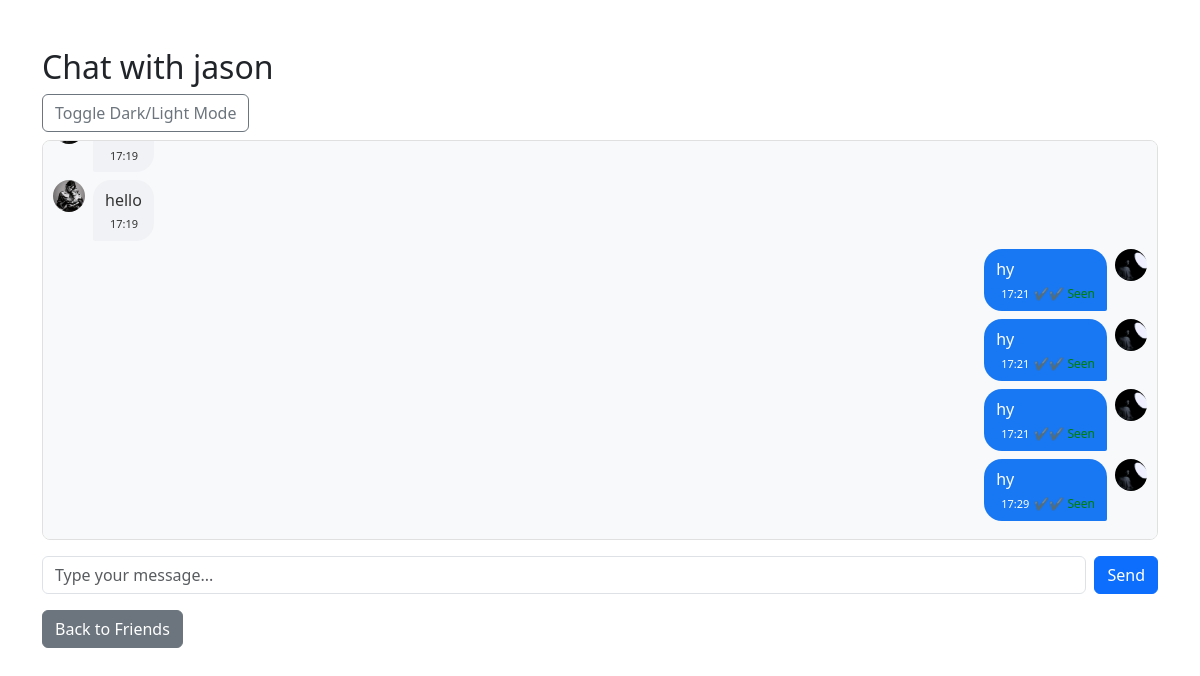
/chat/2 (signed in), run on the app's committed database.
### app.py (models this page shows)
class User(UserMixin, db.Model):
    id = db.Column(db.Integer, primary_key=True)
    username = db.Column(db.String(80), unique=True, nullable=False)
    password = db.Column(db.String(120), nullable=False)
    profile_pic = db.Column(db.String(120), nullable=True, default='default.png')
    friends = db.relationship('Friend', foreign_keys='Friend.user_id', backref='user', lazy='dynamic')
    friend_of = db.relationship('Friend', foreign_keys='Friend.friend_id', backref='friend', lazy='dynamic')
    groups = db.relationship('GroupMember', backref='user', lazy='dynamic')

class PrivateMessage(db.Model):
    id = db.Column(db.Integer, primary_key=True)
    sender_id = db.Column(db.Integer, db.ForeignKey('user.id'))
    receiver_id = db.Column(db.Integer, db.ForeignKey('user.id'))
    content = db.Column(db.Text, nullable=False)
    timestamp = db.Column(db.DateTime, server_default=db.func.now())
    read = db.Column(db.Boolean, default=False)
    sender = db.relationship('User', foreign_keys=[sender_id])
    receiver = db.relationship('User', foreign_keys=[receiver_id])

### app.py (the view)
@app.route('/chat/<int:friend_id>', methods=['GET', 'POST'])
@login_required
def private_chat(friend_id):
    friend = User.query.get_or_404(friend_id)
    is_friend = Friend.query.filter_by(user_id=current_user.id, friend_id=friend_id, accepted=True).first() is not None
    if not is_friend:
        flash('You can only chat with your friends.', 'danger')
        return redirect(url_for('friends'))
    if request.method == 'POST':
        msg = request.form.get('message')
        if msg:
            db.session.add(PrivateMessage(sender_id=current_user.id, receiver_id=friend_id, content=msg, read=False))
            db.session.commit()
    unread = PrivateMessage.query.filter_by(sender_id=friend_id, receiver_id=current_user.id, read=False).all()
    for m in unread:
        m.read = True
    if unread:
        db.session.commit()
    messages = PrivateMessage.query.filter(
        ((PrivateMessage.sender_id == current_user.id) & (PrivateMessage.receiver_id == friend_id)) |
        ((PrivateMessage.sender_id == friend_id) & (PrivateMessage.receiver_id == current_user.id))
    ).order_by(PrivateMessage.timestamp.asc()).all()
    return render_template('private_chat.html', friend=friend, messages=messages, is_friend=is_friend, user=current_user)

### app.py (called while the page is built)
@login_manager.user_loader
def load_user(user_id):
    return User.query.get(int(user_id))

### templates/private_chat.html (shortened to what this page needs)
<!DOCTYPE html>
<html lang="en">
<head>
    <link href="https://cdn.jsdelivr.net/npm/bootstrap@5.3.0/dist/css/bootstrap.min.css" rel="stylesheet">
</head>
<body>
<div class="container mt-5">
    <h2>Chat with {{ friend.username }}</h2>
    <button class="btn btn-outline-secondary toggle-mode mb-2" onclick="document.body.classList.toggle('dark-mode')">Toggle Dark/Light Mode</button>
    <div id="chat-box">
        {% for message in messages %}
            <div class="d-flex mb-2 {{ 'justify-content-end' if message.sender_id == user.id else 'justify-content-start' }}">
                {% if message.sender_id != user.id %}
                    <img src="{{ url_for('static', filename='profile_pics/' + (friend.profile_pic or 'default.png')) }}" alt="Friend" width="32" height="32" class="rounded-circle me-2">
                {% endif %}
                <div class="{{ 'chat-bubble-right' if message.sender_id == user.id else 'chat-bubble-left' }}">
                    <span>{{ message.content }}</span>
                    <div class="d-flex align-items-center mt-1">
                        <span class="timestamp">{{ message.timestamp.strftime('%H:%M') }}</span>
                        {% if message.sender_id == user.id %}
                            <span class="read-receipt">
                                {% if message.read %}✔✔ Seen{% else %}✔ Sent{% endif %}
                            </span>
                        {% endif %}
                    </div>
                </div>
                {% if message.sender_id == user.id %}
                    <img src="{{ url_for('static', filename='profile_pics/' + (user.profile_pic or 'default.png')) }}" alt="Me" width="32" height="32" class="rounded-circle ms-2">
                {% endif %}
            </div>
        {% else %}
            <div class="text-muted">No messages yet.</div>
        {% endfor %}
    </div>
    {% if is_friend %}
    <form method="POST" class="d-flex mt-3" id="chat-form">
        <input type="text" name="message" class="form-control me-2" placeholder="Type your message..." autocomplete="off" required>
        <button type="submit" class="btn btn-primary">Send</button>
    </form>
    {% else %}
        <div class="alert alert-warning mt-3">You can only chat with your friends.</div>
    {% endif %}
    <a href="/friends" class="btn btn-secondary mt-3">Back to Friends</a>
</div>
</body>
</html>

### templates/private_chat.html (style rules this page uses)
#chat-box { display: flex; flex-direction: column; height: 400px; overflow-y: auto; padding: 10px; border-radius: 8px; border: 1px solid #e0e0e0; background: #f8f9fa; }
.chat-bubble-right { background: #1877f2; color: #fff; border-radius: 18px 18px 2px 18px; word-break: break-word; max-width: 70%; padding: 8px 12px; }
.chat-bubble-left { background: #f0f2f5; color: #333; border-radius: 18px 18px 18px 2px; word-break: break-word; max-width: 70%; padding: 8px 12px; }
.timestamp { font-size: 11px; margin-left: 5px; }
.read-receipt { font-size: 12px; color: green; margin-left: 5px; }

### data on the page
User: username "jason"
PrivateMessage: profile_pic (picture), timestamp "17:19"
PrivateMessage: profile_pic (picture), content "hello", timestamp "17:19"
PrivateMessage: content "hy", timestamp "17:21", read "✔✔ Seen", profile_pic (picture)
PrivateMessage: content "hy", timestamp "17:21", read "✔✔ Seen", profile_pic (picture)
PrivateMessage: content "hy", timestamp "17:21", read "✔✔ Seen", profile_pic (picture)
PrivateMessage: content "hy", timestamp "17:29", read "✔✔ Seen", profile_pic (picture)
